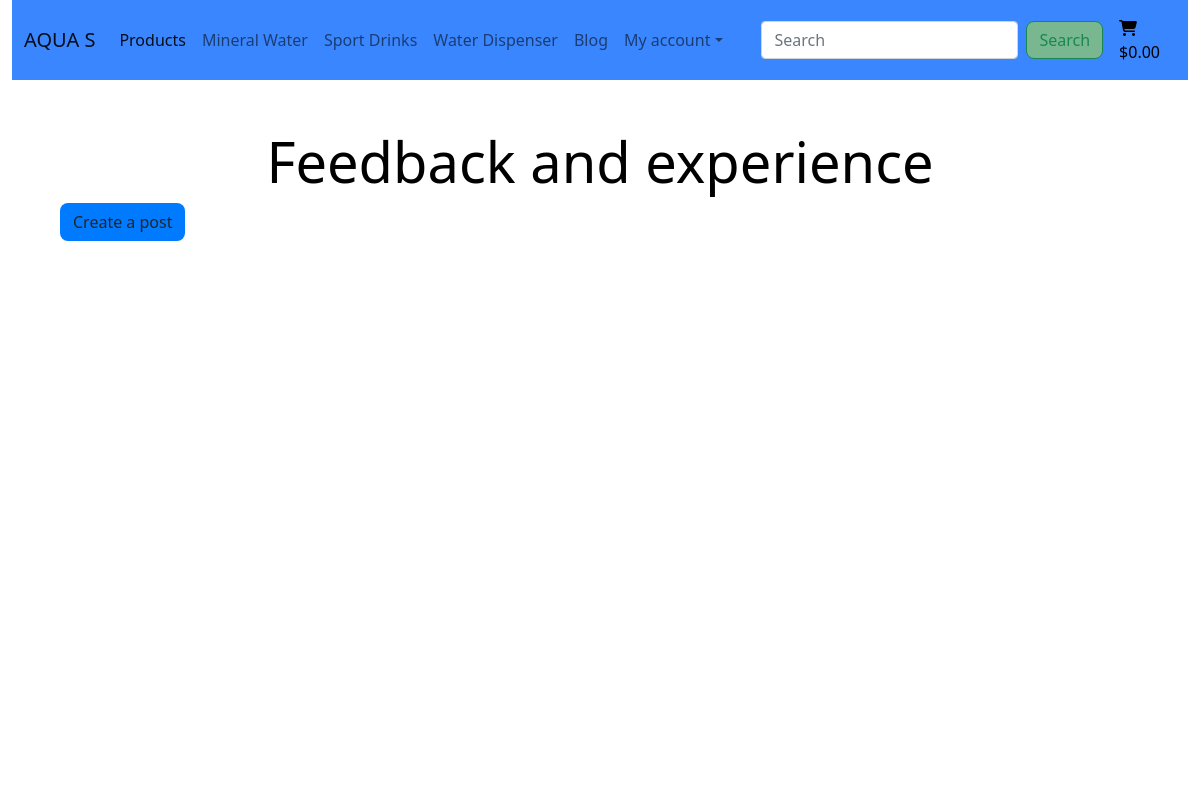
The page /blog/ on the database as committed earlier.
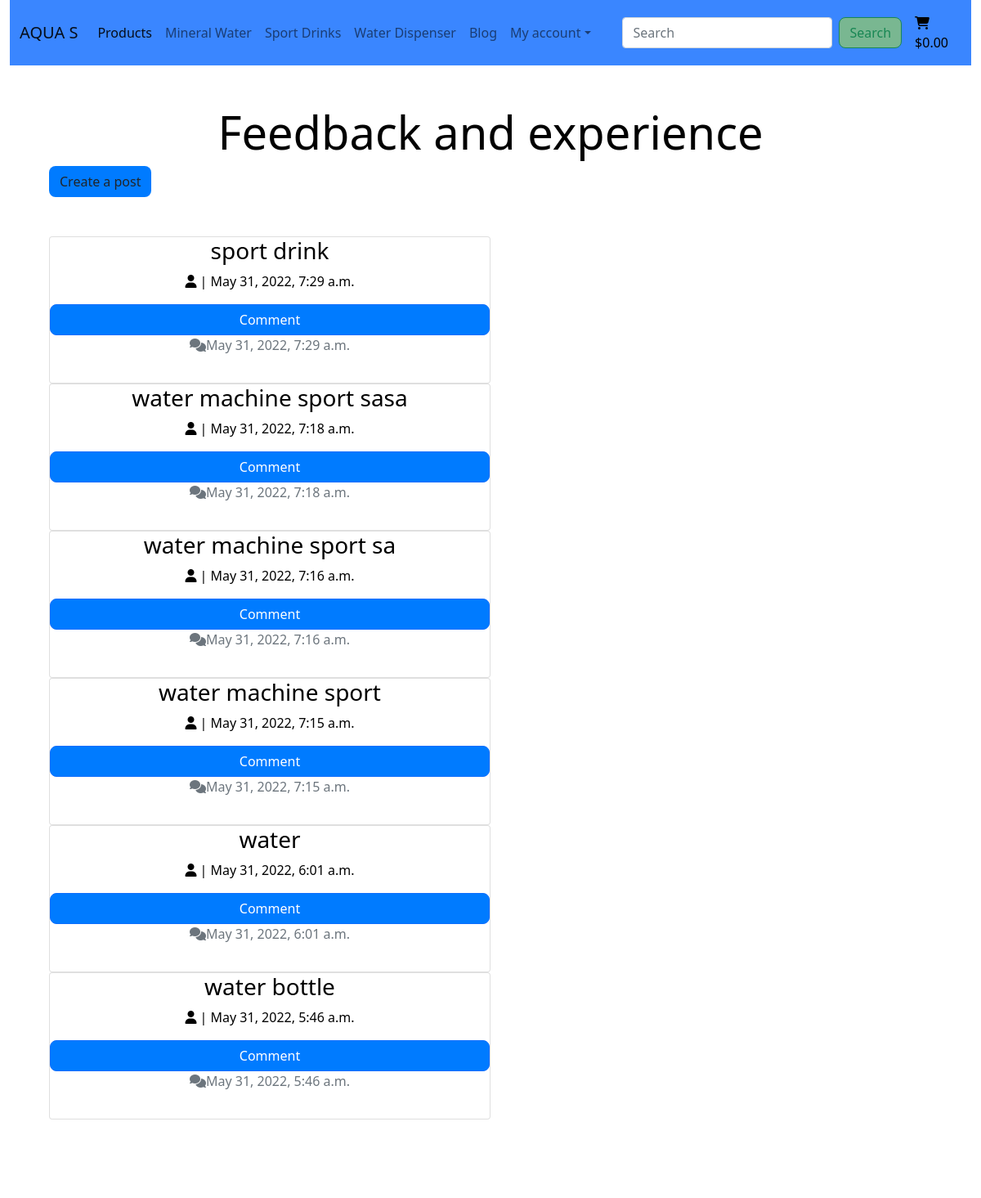
The same page on the database as committed later.
### blog/models.py (models this page shows, shortened)
class Feedback(models.Model):
    title = models.CharField(max_length=200, unique=True)
    slug = models.SlugField(max_length=200, unique=True)
    author = models.ForeignKey(User, on_delete=models.CASCADE, related_name='posts')
    posted_date = models.DateTimeField(auto_now_add=True)
    content = models.TextField()
    status = models.IntegerField(choices=STATUS, default=0)
    likes = models.ManyToManyField(User, related_name='bloglike', blank=True)
    class Meta:
        ordering = ['posted_date']

### blog/views.py (the view)
# urls.py: path('', views.FeedbackList.as_view(), name='blog'),
class FeedbackList(generic.ListView):
    model = Feedback
    queryset = Feedback.objects.filter(status=1).order_by('-posted_date')
    paginate_by = 6
    template_name = 'blog/blog.html'

### bag/contexts.py (called while the page is built, shortened)
def bag_contents(request):
    bag_items = []
    total = 0
    product_quantity = 0
    delivery = 0
    bag = request.session.get('bag', {})
    grand_total = delivery + total
    context = {
        'bag_items': bag_items,
        'total': total,
        'product_quantity': product_quantity,
        'delivery': delivery,
        'grand_total': grand_total,
    }
    return context

### blog/templates/blog/blog.html (shortened to what this page needs)
{% extends 'base.html' %}
{% load static %}
{% block content %}
    <div class="overlay"></div>
    <div class="container-fluid">
        <div class="my-auto p-5" id="blogpost">
            <h1 class="display-4 logo-font text-black text-center">
                Feedback and experience
            </h1>
            <a href="{% url 'blog_create' %}" class="btn btn-black">Create a post</a>
            <div class="my-5 text-center text-black">
                {% for post in feedback_list %}
                    <div class="col-sm-6">
                        <div class="card border-1">
                            <h3 class="card-title">{{ post.title }}</h3>
                            <p class="card-text">
                                <i class="fa-solid fa-user"></i>
                                {{ post.user }} | {{ post.posted_date }}
                            </p>
                            <a href="{% url 'feedback_detail' post.slug %}" class="btn btn-primary">Comment</a>
                            <p class="card-text text-muted"><i class="fa-solid fa-comments"></i>{{ post.posted_date }}</p>
                        </div>
                    </div>
                {% endfor %}
            </div>
        </div>
    </div>
{% endblock %}

Rows that differ between the two databases and show on the page:
added Feedback: title "sport drink", posted_date "May 31, 2022, 7:29 a.m."
added Feedback: title "water machine sport sasa", posted_date "May 31, 2022, 7:18 a.m."
added Feedback: title "water machine sport sa", posted_date "May 31, 2022, 7:16 a.m."
added Feedback: title "water machine sport", posted_date "May 31, 2022, 7:15 a.m."
added Feedback: title "water", posted_date "May 31, 2022, 6:01 a.m."
added Feedback: title "water bottle", posted_date "May 31, 2022, 5:46 a.m."
